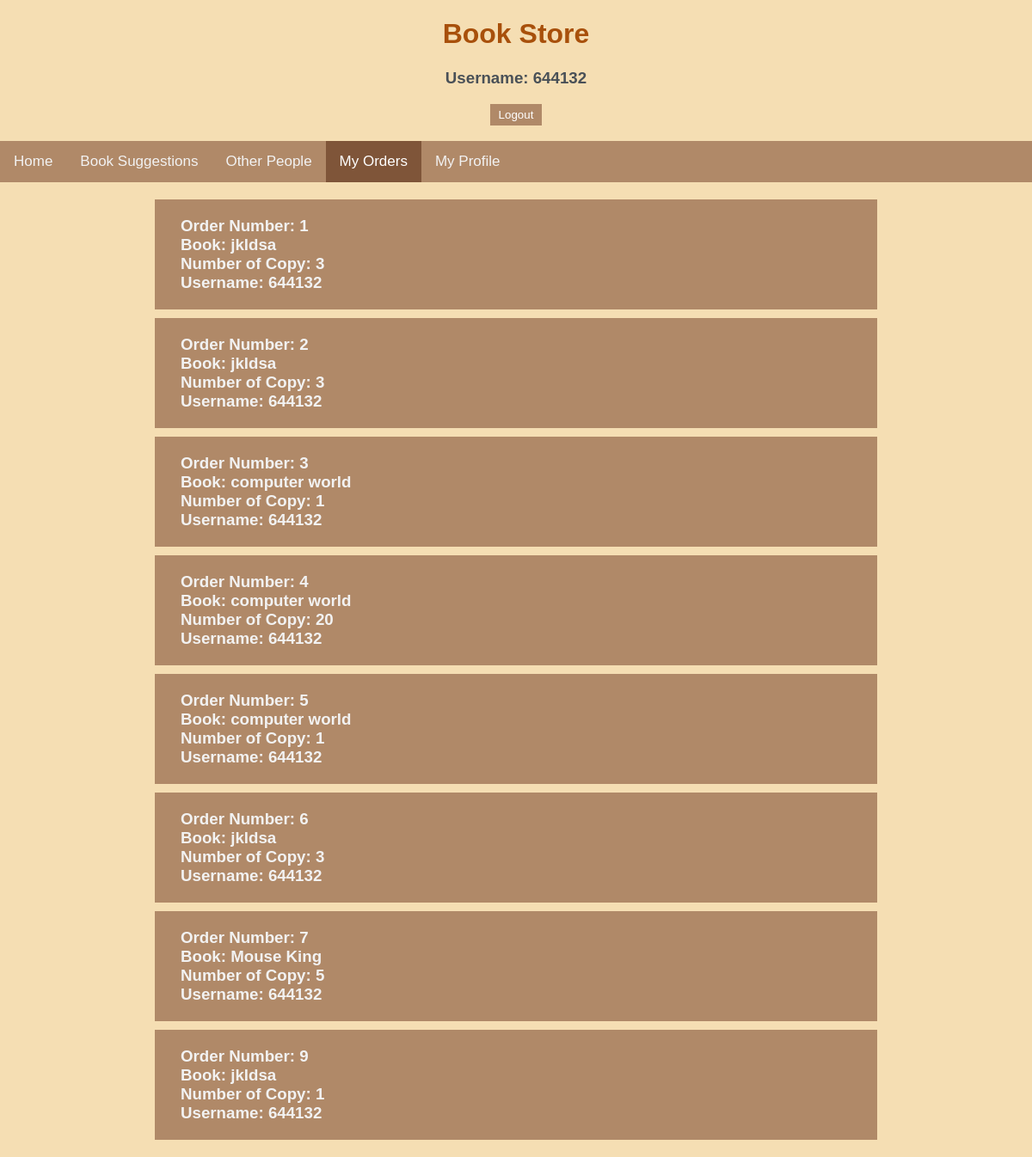
/orderInfo/644132, run on an earlier commit of the app's database.
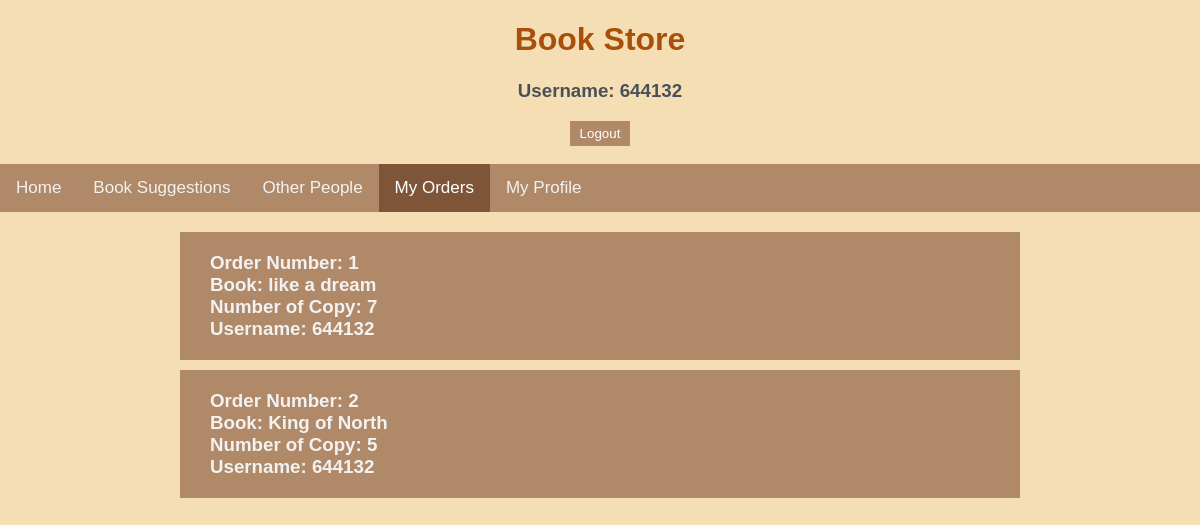
And on a later commit of the database.
### app.py (models this page shows)
class Order(db.Model):
    ordernum = db.Column(db.Integer,nullable=False,primary_key=True)
    title = db.Column(db.String(30),nullable=False)
    copynum = db.Column(db.Integer,nullable=False)
    username = db.Column(db.String(30),db.ForeignKey('user.username', ondelete='CASCADE'),nullable=False)

### app.py (the view)
@app.route('/orderInfo/<id>')
def orderInfo(id):
    orders=Order.query.all()
    return render_template('OrderInfo.html',user=id,allorder=orders)

### templates/OrderInfo.html (shortened to what this page needs)
{% extends "base.html" %}
{% block body %}
<h1 id="top">Book Store</h1>
<h3 id="top">Username: {{user}}</h3>
<div class="toIndex"><form action='/' ><input class="button" type="submit" value="Logout"></form></div><br>
<div class="topnav">
    <a href="/main/{{user}}">Home</a>
    <a href="/">Book Suggestions</a>
    <a href="/alluser/{{user}}">Other People</a>
    <a class="active" href="/orderInfo/{{user}}">My Orders</a>
    <a href="/profile/{{user}}">My Profile</a>
</div>
<div class="allBook">
    {%for order in allorder%}
        <div class="eachbook">
            {%if order.username==user%}
            <h3 id='eachb'>
                Order Number: {{order.ordernum}}<br>
                Book: {{order.title}}<br>
                Number of Copy: {{order.copynum}}<br>
                Username: {{order.username}}<br>
            </h3>
            {%endif%}
        </div>
    {%endfor%}
</div>
{% endblock %}

What changed in the data, as far as the page shows it:
removed Order: ordernum "3", title "computer world", copynum "1", username "644132"
removed Order: ordernum "4", title "computer world", copynum "20", username "644132"
removed Order: ordernum "5", title "computer world", copynum "1", username "644132"
removed Order: ordernum "6", title "jkldsa", copynum "3", username "644132"
removed Order: ordernum "7", title "Mouse King", copynum "5", username "644132"
removed Order: ordernum "9", title "jkldsa", copynum "1", username "644132"
changed Order id 1: title "jkldsa" → "like a dream"; copynum "3" → "7"
changed Order id 2: title "jkldsa" → "King of North"; copynum "3" → "5"
